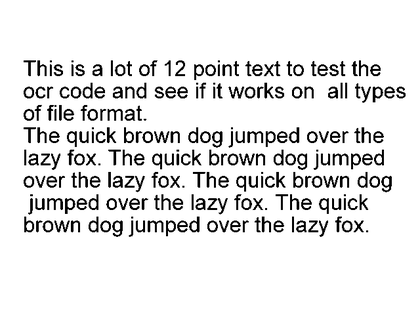
%> input picture Assignment 2/English/English_testocr.png, 420 x 315 px, shrunk from 640 x 480 before the run
$ octave main.m   (GNU Octave 9; MATLAB toolbox functions it lacks are replaced by stand-ins)
%> lines starting %> are read from the running program, lines starting %| are printed output that depends on the picture; in (x1, y1, x2, y2) boxes, pixels count from 0 and x2, y2 are one past the last pixel; in counts of white or black regions, pixels touching at a corner belong together; the program's own positions count from 1
% Read image
i=imgetfile();
%> the answer given: English_testocr.png
input=imread(i);
%> input is the input picture: size 315x420x3 uint8; min 0, max 255, mean 230.8
figure, imshow(input), title('Original Image');

% Deskew a document
[ im, theta ] = imdeskew( input );
%> in imdeskew, `src  = gray > graythresh( gray ) * 255;`:
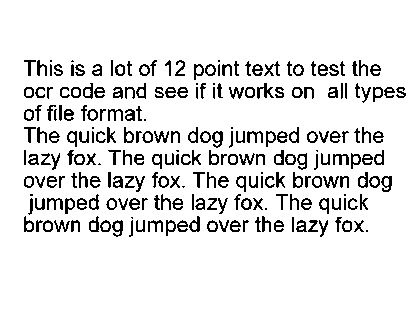
%> src: size 315x420 logical; 90.1% white; black in thin lines or dots, all inside (x1, y1, x2, y2) = (24, 60, 406, 237)
%> in imdeskew, `[ text_x, text_y ] = ind2sub(  [ h,w ], find( src(:) == 0 ) );`: text_x = 13127 values from 61 to 237; text_y = 13127 values from 25 to 406
%> in imdeskew, `len = size( text_x, 1 );`: len = 13127
%> after the loop in imdeskew, `for a = angles`: score = 61 values, max 5.41 at index 1, min 4.73 at index 31, mean 5.24
%> in imdeskew, `[ val, min_idx ] = min( score );`: val = 4.73; min_idx = 31
%> in imdeskew, `theta = -angles( min_idx );`: theta = 0
%> in imdeskew, `imshow( imerode(src, ones(3) ) )`:
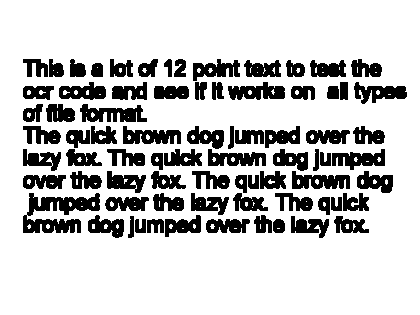
%> displayed picture: size 315x420 logical; 78.8% white; 76 black regions, largest, box (x1, y1, x2, y2) and area: (23, 193, 100, 233) 1596, (80, 104, 147, 122) 750, (292, 171, 350, 189) 689
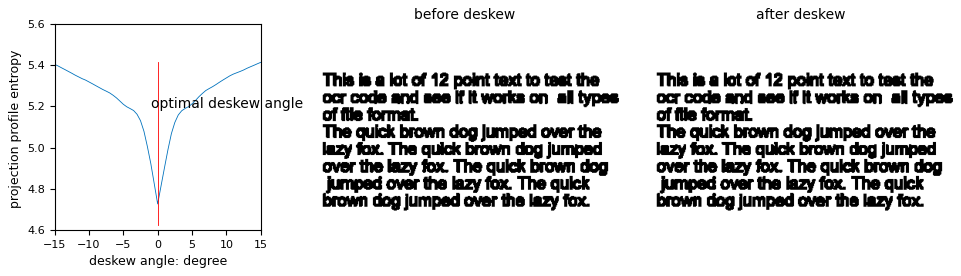
%> figure redrawn from the program's plot data, 3 panels
%> theta = 0
figure, imshow(im), title('Deskewed image');

if size(im,3)==3 % RGB image %% Convert to gray scale
    im=rgb2gray(im);
end

%% Remove all object containing fewer than 60 pixels
im = bwareaopen(im,60);
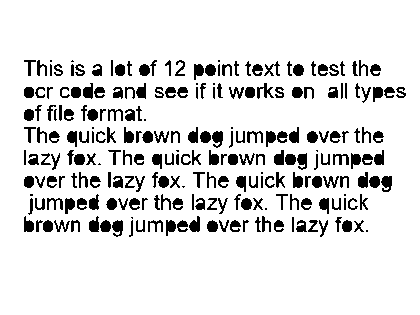
%> im: size 315x420 logical; 88.2% white; 236 black regions (18 under 20 px), largest, box (x1, y1, x2, y2) and area: (212, 131, 223, 148) 131, (381, 176, 392, 192) 131, (112, 220, 123, 237) 129
a=(im);
ijk=~a;
L=sum(ijk,2);
%> L = 315 values, max 215 at index 89, min 0 at index 1, mean 49.43
L=0;
measurements = regionprops(L, 'PixelIdxList','Area','BoundingBox');
% Get indexes of those regions that are >= 20 in length.
fiveLongRegions = find([measurements.Area] >= 5);
theIndexes = vertcat(measurements(fiveLongRegions).PixelIdxList);
c=a;
c(theIndexes,:)=0;
figure, imshow(c);
title('AREA OF INTEREST FOR LINE SEGMENT');

%Segmentation of line:
[x,y]=size(c);
%> x = 315; y = 420
mat1=sum(c,2);%sum the elements of bwrowise and save into column matrix mat1
%> mat1 = 315 values, max 420 at index 1, min 205 at index 89, mean 370.6
mat2=y-mat1;%subtract each element of the sum matrix(mat1) from the width length(no. of columns)
%> mat2 has the same summary as L
mat3=mat2~=0;
%> mat3 = 315 logical values, 159 true
mat4=diff(mat3);
%> mat4 = 314 values, max 1 at index 60, min -1 at index 80, mean 0
index1=find(mat4);
%> index1 = [60; 80; 83; 103; 105; 121; 127; 148; 150; 170; 172; 192; 194; 215; 216; 237]
[q,w]=size(index1);%size of index2 matrix is q*w
%> q = 16; w = 1
kap=1;
lam=1;
%iii=1;
%ii=1;
while kap<((q/2)+1);%number of loops=number of lines
    k=1;
    mat5=([]);
       for j=(index1(lam)+1):1:index1(lam+1)
         mat5(k,:)=a(j,:); %store the line segmented matrix
           k=k+1;
       end

        number =  num2str(kap);
        imwrite(mat5,strcat('L', number, '.bmp'));
        figure, imshow(mat5);
        lam=lam+2;
        kap=kap+1;

%        imsave();
end
%> this loop made 8 passes
%> (number, lam) on passes 1 to 8: ('1', 3), ('2', 5), ('3', 7), ('4', 9), ('5', 11), ('6', 13), ('7', 15), ('8', 17)
%> pass 1, `imwrite(mat5,strcat('L', number, '.bmp'));`:
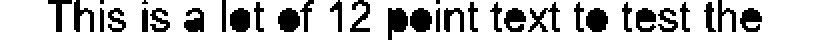
%> saved as L1.bmp: size 20x420 uint8 (shown 2 times larger); 76.5% white; 34 black regions (3 under 20 px), largest, box (x1, y1, x2, y2) and area: (194, 4, 204, 20) 114, (139, 4, 150, 16) 104, (205, 4, 216, 16) 104
%> pass 2, `imwrite(mat5,strcat('L', number, '.bmp'));`:
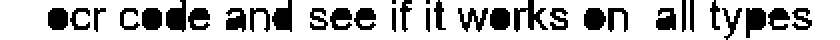
%> saved as L2.bmp: size 20x420 uint8 (shown 2 times larger); 74.3% white; 33 black regions (2 under 20 px), largest, box (x1, y1, x2, y2) and area: (257, 0, 274, 16) 115, (83, 0, 93, 16) 114, (373, 4, 383, 19) 111
%deskew

function [ im, theta ] = imdeskew( src, max_angle, resolution, plotOn )

% 0. parameter settings
if nargin <= 1
    max_angle   = 15;
    resolution  = .5;
    plotOn      = 1;
elseif nargin <= 2
    resolution  = .5;
    plotOn      = 1;
elseif nargin <= 3
    plotOn      = 1;
else
    error('unsupported input format')
end
% input settings
if size( src, 3 ) > 1
    display('warning: automatic converting color image to binary')
    gray = rgb2gray( src );
    src  = gray > graythresh( gray ) * 255;
else
    if ~islogical( src )
        display('warning: automatic converting grayscale image to binary')
        src = src > graythresh( src ) * 255;
    end
end
% 1. extract black text pixels for analysis
[ h, w ]    = size( src );
[ text_x, text_y ] = ind2sub(  [ h,w ], find( src(:) == 0 ) );
% 2. compute the information entroy of a projection profile
angles = -max_angle : resolution : max_angle;
cx  = h/2;
cy  = w/2;
len = size( text_x, 1 );
hist_to_prob = @( h ) ( h( h ~= 0 ) / len );
score = [];
for a = angles
    sin_a = sin( a / 180 * pi );
    cos_a = cos( a / 180 * pi );
    sx    = round( ( text_x - cx ) * cos_a + ( text_y -cy ) * sin_a + cx );
    freq  = hist( sx, unique(sx) );
    prob  = hist_to_prob( freq );
    entropy = -prob .* log( prob );
    score(end+1) = sum( entropy(:) );
end
% 3. generate output
[ val, min_idx ] = min( score );
theta = -angles( min_idx );
im = not( imrotate( not( src ), theta, 'loose' ) );
if plotOn
    figure,subplot(131),plot( -angles, score ), xlabel( 'deskew angle: degree' ), ylabel( 'projection profile entropy ' );
    hold on, line( [ -angles( min_idx ), -angles( min_idx )]' , [ min( score )-.1, max( score ) ]', 'color',[1,0,0] )
    hold on, text(  -angles( min_idx )-1, max( score )-.2 , 'optimal deskew angle' ),axis square
    subplot(132),imshow( imerode(src, ones(3) ) ); title( 'before deskew ');
    subplot(133),imshow( imerode(im, ones(3) ) ); title( 'after deskew' );
end

end

$ run again, on Assignment 2/English/L2.bmp
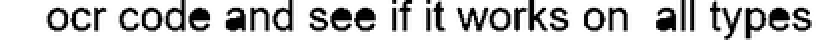
%> input picture Assignment 2/English/L2.bmp, 420 x 20 px, shrunk from 640 x 31 before the run (shown 2 times larger)
%> input is the input picture: size 20x420 uint8; min 0, max 255, mean 200.2
%> src: size 20x420 logical; 77.9% white; black in thin lines or dots
%> text_x = 1856 values from 1 to 20; text_y = 1856 values from 25 to 406
%> len = 1856
%> after the loop in imdeskew, `for a = angles`: score = 61 values, max 4.63 at index 1, min 2.63 at index 31, mean 3.9
%> val = 2.63; min_idx = 31
%> in imdeskew, `theta = -angles( min_idx );`: theta = 0
%> `[ im, theta ] = imdeskew( input );`:
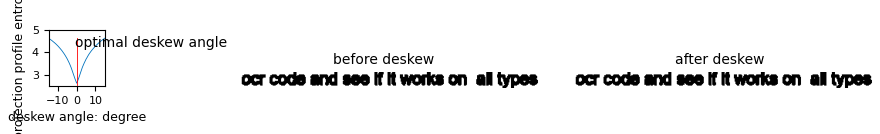
%> figure redrawn from the program's plot data, 3 panels
%> `im = bwareaopen(im,60);`:
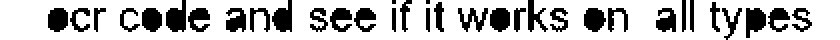
%> im: size 20x420 logical (shown 2 times larger); 74.6% white; 34 black regions (2 under 20 px), largest, box (x1, y1, x2, y2) and area: (83, 0, 93, 16) 114, (373, 4, 383, 19) 109, (136, 0, 146, 16) 108
%> L = 20 values, max 208 at index 6, min 1 at index 20, mean 106.7
%> mat1 = 20 values, max 419 at index 20, min 212 at index 6, mean 313.4
%> mat2 has the same summary as L
%> mat3 = 20 logical values, 20 true
%> mat4 = 19 values from 0 to 0
%> index1 = []
%> `[q,w]=size(index1);`: q = 0; w = 1

$ run again, on Assignment 2/English/L4.bmp
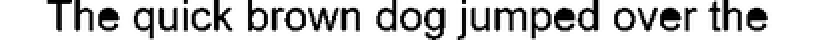
%> input picture Assignment 2/English/L4.bmp, 420 x 20 px, shrunk from 640 x 31 before the run (shown 2 times larger)
%> input is the input picture: size 20x420 uint8; min 0, max 255, mean 200.6
%> src: size 20x420 logical; 78.2% white; black in thin lines or dots, all inside (x1, y1, x2, y2) = (24, 0, 384, 20)
%> text_x = 1830 values from 1 to 20; text_y = 1830 values from 25 to 384
%> len = 1830
%> after the loop in imdeskew, `for a = angles`: score = 61 values, max 4.61 at index 61, min 2.69 at index 31, mean 3.87
%> val = 2.69; min_idx = 31
%> in imdeskew, `theta = -angles( min_idx );`: theta = 0
%> `[ im, theta ] = imdeskew( input );`:
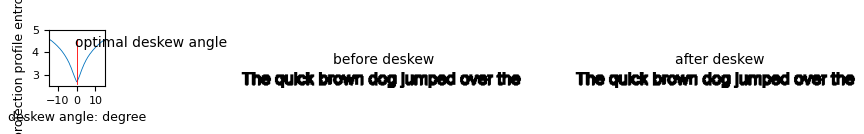
%> figure redrawn from the program's plot data, 3 panels
%> `im = bwareaopen(im,60);`:
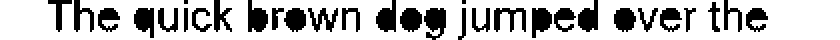
%> im: size 20x420 logical (shown 2 times larger); 74.1% white; 31 black regions (2 under 20 px), largest, box (x1, y1, x2, y2) and area: (212, 4, 223, 20) 125, (124, 0, 134, 16) 112, (67, 4, 77, 19) 110
%> L = 20 values, max 204 at index 6, min 4 at index 20, mean 108.9
%> mat1 = 20 values, max 416 at index 20, min 216 at index 6, mean 311.1
%> mat2 has the same summary as L
%> mat3 = 20 logical values, 20 true
%> mat4 = 19 values from 0 to 0
%> index1 = []
%> `[q,w]=size(index1);`: q = 0; w = 1
